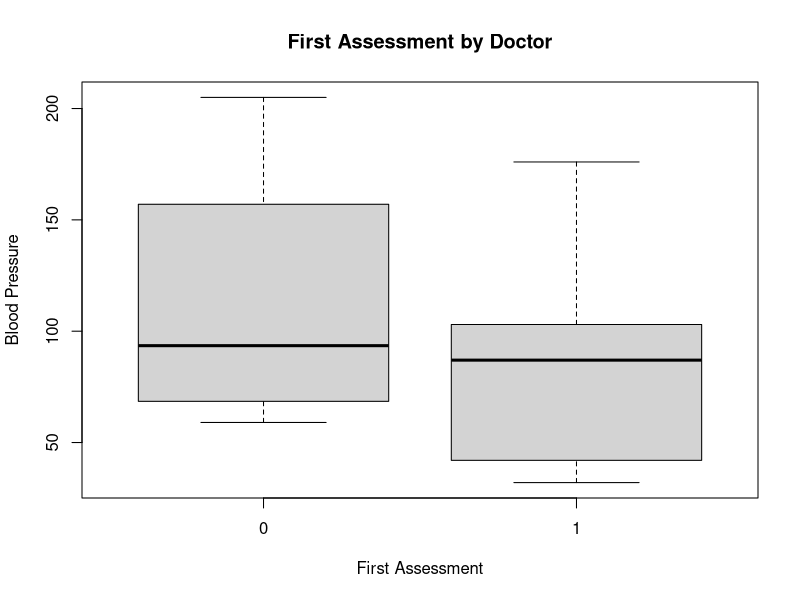
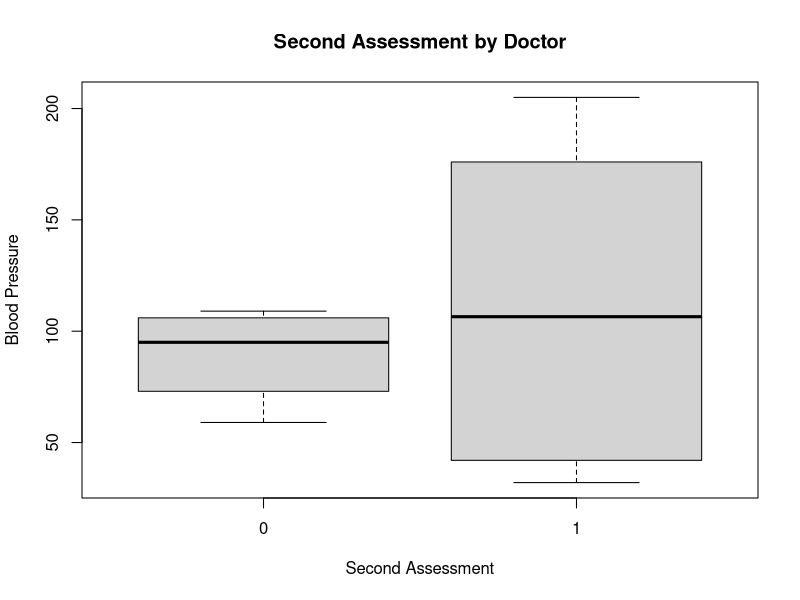
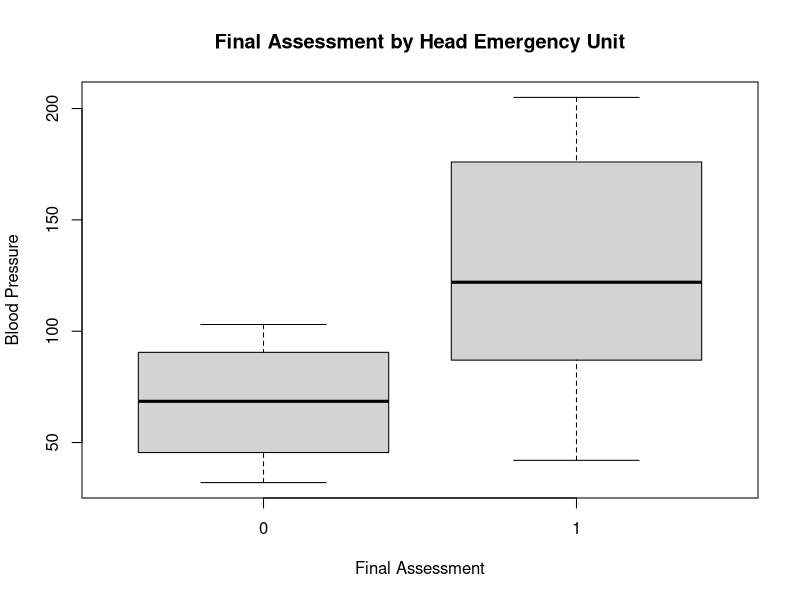
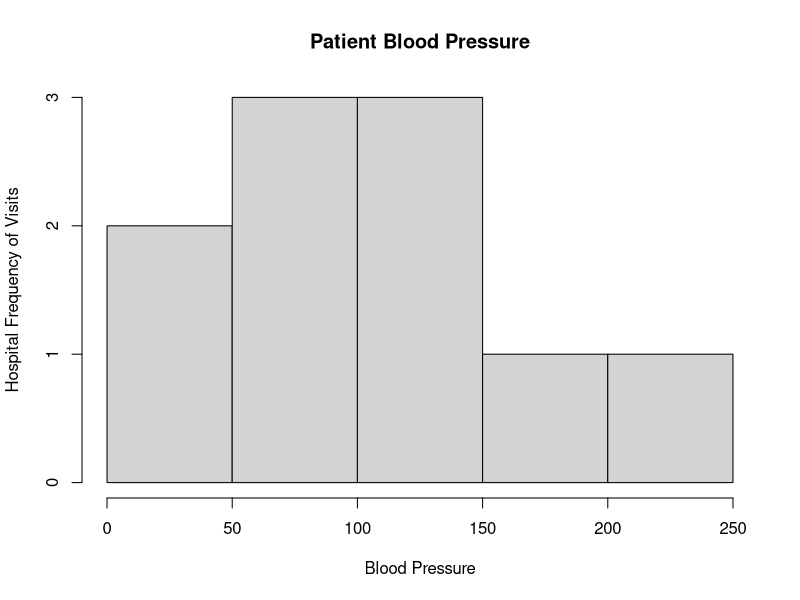

These charts were generated, in order, by the following R code:
#Module 4 R Programming

Frequency <- c(0.6, 0.3, 0.4, 0.4, 0.2, 0.6, 0.3, 0.4, 0.9, 0.2)
BP <- c(103, 87, 32, 42, 59, 109, 78, 205, 135, 176)
First <- c(1, 1, 1, 1, 0, 0, 0, 0, NA,1)
Second <- c(0, 0, 1, 1, 0, 0, 1, 1, 1, 1)
FinalDecision <- c(0, 1, 0, 1, 0 , 1, 0, 1, 1, 1)


PatientData <- data.frame(Frequency, BP, First, Second, FinalDecision)

FirstAssessmentBoxplot <- boxplot(BP ~ First, PatientData,
                                  main = "First Assessment by Doctor",
                                  xlab = "First Assessment",
                                  ylab = "Blood Pressure")

SecondAssessmentBoxplot <- boxplot(BP ~ Second, PatientData,
                                   main = "Second Assessment by Doctor",
                                   xlab = "Second Assessment",
                                   ylab = "Blood Pressure")

ThirdAssessmentBoxplot <- boxplot(BP ~ FinalDecision, PatientData,
                              main = "Final Assessment by Head Emergency Unit",
                              xlab = "Final Assessment",
                              ylab = "Blood Pressure")

PatientHistogram <- hist(PatientData$BP, 
                         main = "Patient Blood Pressure",
                         xlab = "Blood Pressure",
                         ylab = "Hospital Frequency of Visits")
